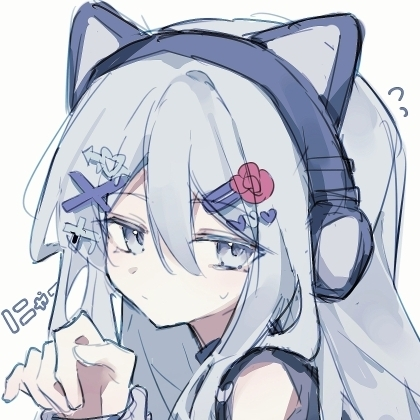
#> input picture 微信图片_20260207192929_357_117.jpg, 420 x 420 px
$ python img2rle.py '微信图片_20260207192929_357_117.jpg'
#> lines starting #> are read from the running program, lines starting #| are printed output that depends on the picture
"""
Convert image to palette-indexed RLE-compressed data for ST7735 TFT (160x128).

Strategy:
1. Resize image to fit 160x128
2. Quantize to N colors (palette)
3. Store palette as RGB565 (N * 2 bytes)
4. RLE compress palette indices (1 byte per pixel -> great runs)
   Format: [count(u8)] [index(u8)] = 2 bytes per run

Much better compression than raw RGB565 RLE for detailed images.
"""

from PIL import Image
import sys
import os

def rgb888_to_rgb565(r, g, b):
    return ((r & 0xF8) << 8) | ((g & 0xFC) << 3) | (b >> 3)

def try_palette_rle(canvas, num_colors):
    """Try a specific palette size and return (compressed_size, palette_data, rle_data)."""
    # Quantize
    img_q = canvas.quantize(colors=num_colors, method=Image.Quantize.MEDIANCUT, dither=Image.Dither.FLOYDSTEINBERG)
    palette_rgb = img_q.getpalette()  # flat list: [r0,g0,b0, r1,g1,b1, ...]
    actual_colors = img_q.getextrema()[1] + 1  # max index + 1

    # Build palette in RGB565
    palette_565 = []
    for i in range(actual_colors):
        r, g, b = palette_rgb[i*3], palette_rgb[i*3+1], palette_rgb[i*3+2]
        palette_565.append(rgb888_to_rgb565(r, g, b))

    # Get pixel indices
    indices = list(img_q.getdata())

    # RLE compress indices
    rle = bytearray()
    i = 0
    while i < len(indices):
        cur = indices[i]
        count = 1
        while i + count < len(indices) and indices[i + count] == cur and count < 255:
            count += 1
        rle.append(count)
        rle.append(cur)
        i += count

    # Palette bytes
    pal_bytes = bytearray()
    for c in palette_565:
        pal_bytes.append((c >> 8) & 0xFF)
        pal_bytes.append(c & 0xFF)

    total = len(pal_bytes) + len(rle)
    return total, pal_bytes, rle, actual_colors

def main():
    img_path = sys.argv[1] if len(sys.argv) > 1 else None

    if not img_path:
        base = os.path.dirname(os.path.abspath(__file__))
        for f in os.listdir(base):
            if f.lower().endswith(('.jpg', '.jpeg', '.png', '.bmp')):
                img_path = os.path.join(base, f)
                break

    if not img_path or not os.path.exists(img_path):
        print("No image file found!")
        return

    print(f"Input: {img_path}")
    img = Image.open(img_path).convert('RGB')
#> img is the input picture: PIL image 420x420 RGB; mean R, G, B 194.1, 198.4, 209.3
    print(f"Original: {img.width}x{img.height}")
#| Original: 420x420

    target_w, target_h = 160, 128
    scale = min(target_w / img.width, target_h / img.height)
#> scale = 0.305
    new_w = int(img.width * scale)
#> new_w = 128
    new_h = int(img.height * scale)
#> new_h = 128

    img_resized = img.resize((new_w, new_h), Image.LANCZOS)
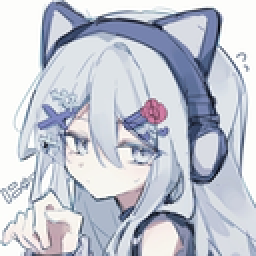
#> img_resized: PIL image 128x128 RGB (shown 2 times larger); mean R, G, B 194, 198.3, 209.2
    canvas = Image.new('RGB', (target_w, target_h), (0, 0, 0))
#> canvas: PIL image 160x128 RGB; every value is 0
    offset_x = (target_w - new_w) // 2
#> offset_x = 16
    offset_y = (target_h - new_h) // 2
#> offset_y = 0
    canvas.paste(img_resized, (offset_x, offset_y))
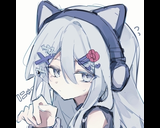
#> canvas: PIL image 160x128 RGB; mean R, G, B 155.2, 158.6, 167.4

    print(f"Resized: {new_w}x{new_h}, Canvas: {target_w}x{target_h}")
#| Resized: 128x128, Canvas: 160x128
    raw_size = target_w * target_h * 2
    print(f"Raw RGB565: {raw_size} bytes\n")

    # Try different palette sizes
    best = None
    for nc in [32, 48, 64, 96, 128]:
        total, pal_bytes, rle, actual = try_palette_rle(canvas, nc)
        ratio = raw_size / total
        print(f"  {nc:3d} colors -> {actual:3d} actual, palette={len(pal_bytes)}B, "
              f"rle={len(rle)}B, total={total}B ({total/1024:.1f}KB), ratio={ratio:.2f}:1")
        if best is None or total < best[0]:
            best = (total, pal_bytes, rle, actual, nc)
#> this loop made 5 passes
#> (actual_colors in try_palette_rle, total, actual, ratio) on passes 1 to 5: (32, 20356, 32, 2.01), (48, 21456, 48, 1.91), (64, 22366, 64, 1.83), (96, 23158, 96, 1.77), (128, 23816, 128, 1.72)
#|    32 colors ->  32 actual, palette=64B, rle=20292B, total=20356B (19.9KB), ratio=2.01:1
#|    48 colors ->  48 actual, palette=96B, rle=21360B, total=21456B (21.0KB), ratio=1.91:1
#|    64 colors ->  64 actual, palette=128B, rle=22238B, total=22366B (21.8KB), ratio=1.83:1
#|    96 colors ->  96 actual, palette=192B, rle=22966B, total=23158B (22.6KB), ratio=1.77:1
#|   128 colors -> 128 actual, palette=256B, rle=23560B, total=23816B (23.3KB), ratio=1.72:1
#> pass 1, in try_palette_rle, `img_q = canvas.quantize(colors=num_colors, method=Image.Quantize.MEDIA..`:
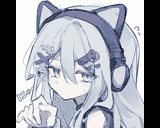
#> img_q: PIL image 160x128 P; mean R, G, B 155.2, 158.8, 167.6
#> after the loop, best = 5 items

    # Check if best fits in flash (aim for <25KB to leave room for code)
    total, pal_bytes, rle_data, actual_colors, chosen_nc = best
#> total = 20356; actual_colors = 32; chosen_nc = 32
    if total > 25000:
        # Try smaller palette
        for nc in [32, 24, 20, 16]:
            t, pb, rd, ac = try_palette_rle(canvas, nc)
            print(f"  {nc:3d} colors -> {ac:3d} actual, total={t}B ({t/1024:.1f}KB)")
            if t < total:
                total, pal_bytes, rle_data, actual_colors, chosen_nc = t, pb, rd, ac, nc
                if t <= 22000:
                    break

    print(f"\nChosen: {chosen_nc} colors ({actual_colors} actual)")
#| Chosen: 32 colors (32 actual)
    print(f"Palette: {len(pal_bytes)} bytes")
#| Palette: 64 bytes
    print(f"RLE data: {len(rle_data)} bytes")
#| RLE data: 20292 bytes
    print(f"Total: {total} bytes ({total/1024:.1f} KB)")
#| Total: 20356 bytes (19.9 KB)
    print(f"Compression: {raw_size/total:.2f}:1")
#| Compression: 2.01:1

    # Generate C header
    out_dir = os.path.join(os.path.dirname(os.path.abspath(__file__)), "APP")
    os.makedirs(out_dir, exist_ok=True)
    out_path = os.path.join(out_dir, "kanade_img.h")

    with open(out_path, 'w') as f:
        f.write("#ifndef __KANADE_IMG_H\n")
        f.write("#define __KANADE_IMG_H\n\n")
        f.write("#include <stdint.h>\n\n")
        f.write(f"/* Auto-generated from: {os.path.basename(img_path)} */\n")
        f.write(f"/* {target_w}x{target_h}, {actual_colors}-color palette, RLE indexed */\n")
        f.write(f"/* Palette: {len(pal_bytes)}B + RLE: {len(rle_data)}B = {total}B total */\n")
        f.write(f"/* Format: palette[N] as RGB565, rle as [count(u8)][index(u8)] pairs */\n\n")
        f.write(f"#define KANADE_IMG_W {target_w}\n")
        f.write(f"#define KANADE_IMG_H {target_h}\n")
        f.write(f"#define KANADE_PAL_SIZE {actual_colors}\n")
        f.write(f"#define KANADE_RLE_SIZE {len(rle_data)}\n\n")

        # Palette array (RGB565)
        f.write(f"static const uint16_t kanade_palette[{actual_colors}] = {{\n")
        for i in range(0, actual_colors, 8):
            chunk = []
            for j in range(i, min(i+8, actual_colors)):
                hi = pal_bytes[j*2]
                lo = pal_bytes[j*2+1]
                val = (hi << 8) | lo
                chunk.append(f"0x{val:04X}")
            line = ", ".join(chunk)
            if i + 8 < actual_colors:
                f.write(f"    {line},\n")
            else:
                f.write(f"    {line}\n")
        f.write("};\n\n")

        # RLE data
        f.write(f"static const uint8_t kanade_rle_data[{len(rle_data)}] = {{\n")
        for i in range(0, len(rle_data), 24):
            chunk = rle_data[i:i+24]
            line = ", ".join(f"0x{b:02X}" for b in chunk)
            if i + 24 < len(rle_data):
                f.write(f"    {line},\n")
            else:
                f.write(f"    {line}\n")
#> this loop made 846 passes
#> i on passes 2 to 4: 24, 48, 72
        f.write("};\n\n")

        f.write("#endif /* __KANADE_IMG_H */\n")

    print(f"\nOutput: {out_path}")

if __name__ == "__main__":
    main()
